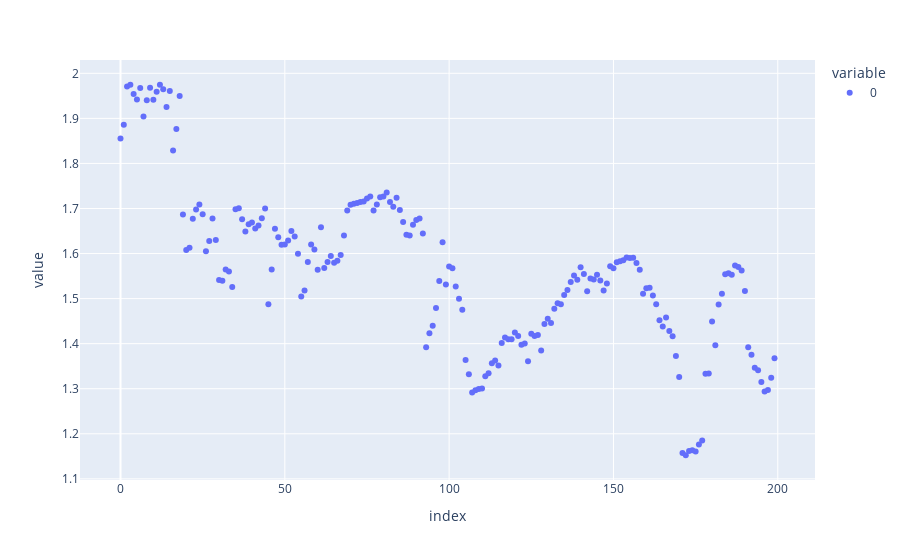

Notebook cell for this chart:
### Code cell
px.scatter(opt.alpha_record) # SGD_TC ALPHA RECORD LAST EXAMPLE

### Figure 1 — Plotly figure (JSON) as saved in the notebook; plotly's stock layout.template omitted (floating-point values rounded to 4 significant figures; data arrays with more than 128 entries replaced by an {"elided": "..."} marker saying what was removed)
{"data": [{"hovertemplate": "variable=0<br>index=%{x}<br>value=%{y}<extra></extra>", "legendgroup": "0", "marker": {"color": "#636efa", "symbol": "circle"}, "mode": "markers", "name": "0", "orientation": "v", "showlegend": true, "type": "scatter", "x": {"elided": "200 int values"}, "xaxis": "x", "y": {"elided": "200 float values"}, "yaxis": "y"}], "layout": {"legend": {"title": {"text": "variable"}, "tracegroupgap": 0}, "margin": {"t": 60}, "xaxis": {"anchor": "y", "domain": [0, 1], "title": {"text": "index"}}, "yaxis": {"anchor": "x", "domain": [0, 1], "title": {"text": "value"}}}}
